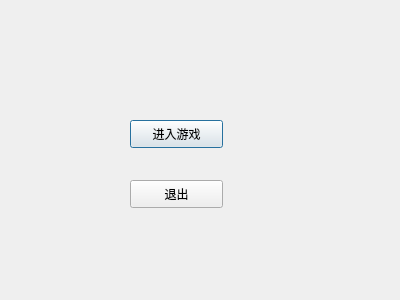
<?xml version="1.0" encoding="UTF-8"?>
<ui version="4.0">
 <class>Home</class>
 <widget class="QDialog" name="Home">
  <property name="geometry">
   <rect>
    <x>0</x>
    <y>0</y>
    <width>400</width>
    <height>300</height>
   </rect>
  </property>
  <property name="windowTitle">
   <string>Dialog</string>
  </property>
  <widget class="QPushButton" name="go_game">
   <property name="geometry">
    <rect>
     <x>130</x>
     <y>120</y>
     <width>93</width>
     <height>28</height>
    </rect>
   </property>
   <property name="text">
    <string>进入游戏</string>
   </property>
  </widget>
  <widget class="QPushButton" name="exit">
   <property name="geometry">
    <rect>
     <x>130</x>
     <y>180</y>
     <width>93</width>
     <height>28</height>
    </rect>
   </property>
   <property name="text">
    <string>退出</string>
   </property>
  </widget>
 </widget>
 <resources/>
 <connections>
  <connection>
   <sender>exit</sender>
   <signal>clicked()</signal>
   <receiver>Home</receiver>
   <slot>close()</slot>
   <hints>
    <hint type="sourcelabel">
     <x>195</x>
     <y>205</y>
    </hint>
    <hint type="destinationlabel">
     <x>252</x>
     <y>200</y>
    </hint>
   </hints>
  </connection>
 </connections>
</ui>
